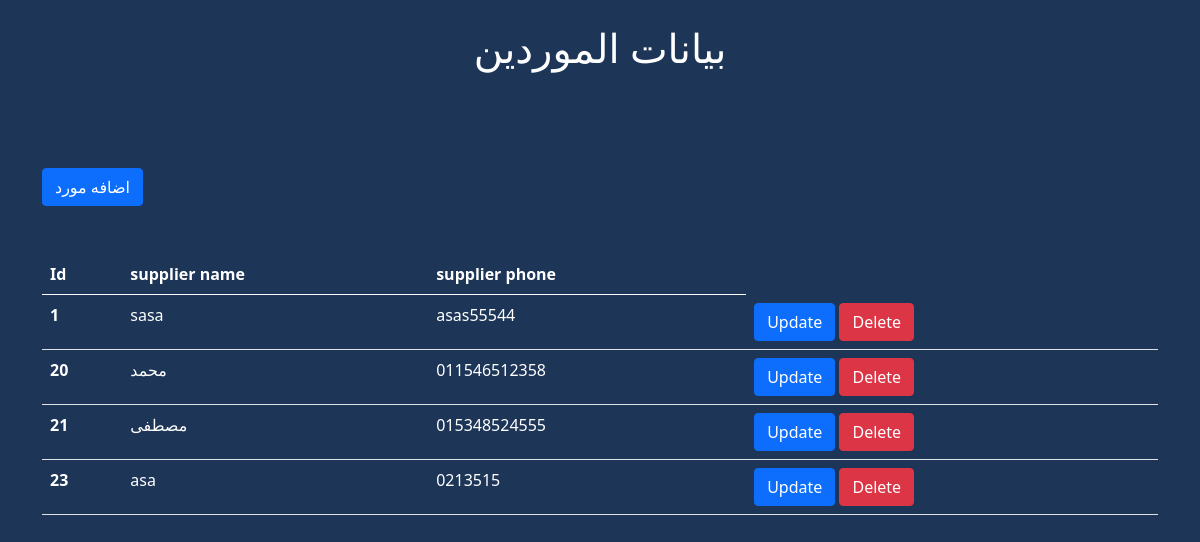
Screenshot of /supplier_data_read.php with the database file from the repository.
### tables this page shows
CREATE TABLE `suppliers` (
  `id` int(11) NOT NULL,
  `supplier_phone` varchar(512) DEFAULT '',
  `supplier_name` varchar(512) DEFAULT ''
);

### supplier_data_read.php (the view, shortened to what this page needs)
<!DOCTYPE html>
<html lang="en">
    <head>
        <link href="https://cdn.jsdelivr.net/npm/bootstrap@5.0.2/dist/css/bootstrap.min.css" rel="stylesheet"
>
    </head>
<body  class="text-white" style="background-color:  #1D3557">
    <h1 class="text-center mt-4">بيانات الموردين</h1>
    <body class="bg-secondary">
    <div class="container mt-5">
        <a class="btn btn-primary mt-5" href="./supplier.php">اضافه مورد</a>
        <table class="table mt-5  text-white">
            <thead>
                <tr>
                    <th scope="col">Id</th>
                    <th scope="col">supplier name</th>
                    <th scope="col">supplier phone</th>
                </tr>
            </thead>
            <tbody>
                <?php
                include "connect.php";
                $sqlselect = "SELECT * FROM `suppliers`";
                $resultselect = mysqli_query($con, $sqlselect);
                if ($resultselect) {
                    while ($row = mysqli_fetch_assoc($resultselect)) {
                        $id = $row['id'];
                        $name = $row['supplier_name'];
                        $phone = $row['supplier_phone'];
                        echo ' <tr>
                        <th scope="row">'.$id.'</th>
                        <td>'.$name.'</td>
                        <td>'.$phone.'</td>
                        <td>
                            <a href="update_supplier_data.php?updateid='.$id.'" class="btn btn-primary" >Update</a>
                            <a href="delete_supplier_data.php?deleteid='.$id.'" class="btn btn-danger">Delete</a>
                        </td>
                        </tr>
                        ';
                    }
                }
                ?>
            </tbody>
        </table>
    </div>
</body>

### rows the page displays
suppliers: id "1", supplier_name "sasa", supplier_phone "asas55544"
suppliers: id "20", supplier_name "محمد", supplier_phone "011546512358"
suppliers: id "21", supplier_name "مصطفى", supplier_phone "015348524555"
suppliers: id "23", supplier_name "asa", supplier_phone "0213515"
